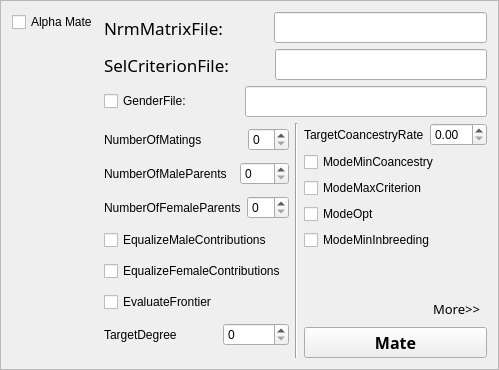
           <widget class="QFrame" name="frame_11">
            <property name="frameShape">
             <enum>QFrame::StyledPanel</enum>
            </property>
            <property name="frameShadow">
             <enum>QFrame::Raised</enum>
            </property>
            <layout class="QGridLayout" name="gridLayout_11">
             <item row="0" column="1">
              <layout class="QVBoxLayout" name="verticalLayout_60">
               <item>
                <layout class="QHBoxLayout" name="horizontalLayout_90">
                 <item>
                  <layout class="QVBoxLayout" name="verticalLayout_30">
                   <item>
                    <widget class="QCheckBox" name="alphmate_checkBox">
                     <property name="text">
                      <string>Alpha Mate</string>
                     </property>
                    </widget>
                   </item>
                   <item>
                    <spacer name="verticalSpacer_14">
                     <property name="orientation">
                      <enum>Qt::Vertical</enum>
                     </property>
                     <property name="sizeHint" stdset="0">
                      <size>
                       <width>20</width>
                       <height>40</height>
                      </size>
                     </property>
                    </spacer>
                   </item>
                  </layout>
                 </item>
                 <item>
                  <layout class="QVBoxLayout" name="verticalLayout_56">
                   <item>
                    <layout class="QHBoxLayout" name="horizontalLayout_91">
                     <item>
                      <widget class="QLabel" name="label_77">
                       <property name="font">
                        <font>
                         <family>Abyssinica SIL</family>
                         <pointsize>13</pointsize>
                         <weight>50</weight>
                         <italic>false</italic>
                         <bold>false</bold>
                         <underline>false</underline>
                         <strikeout>false</strikeout>
                        </font>
                       </property>
                       <property name="text">
                        <string>NrmMatrixFile: </string>
                       </property>
                      </widget>
                     </item>
                     <item>
                      <spacer name="horizontalSpacer_88">
                       <property name="orientation">
                        <enum>Qt::Horizontal</enum>
                       </property>
                       <property name="sizeType">
                        <enum>QSizePolicy::Preferred</enum>
                       </property>
                       <property name="sizeHint" stdset="0">
                        <size>
                         <width>40</width>
                         <height>20</height>
                        </size>
                       </property>
                      </spacer>
                     </item>
                     <item>
                      <widget class="QLineEdit" name="NrmMatrix_lineEdit_3">
                       <property name="font">
                        <font>
                         <family>Abyssinica SIL</family>
                         <pointsize>12</pointsize>
                         <weight>50</weight>
                         <italic>false</italic>
                         <bold>false</bold>
                         <underline>false</underline>
                         <strikeout>false</strikeout>
                        </font>
                       </property>
                      </widget>
                     </item>
                    </layout>
                   </item>
                   <item>
                    <layout class="QHBoxLayout" name="horizontalLayout_92">
                     <item>
                      <widget class="QLabel" name="label_78">
                       <property name="font">
                        <font>
                         <family>Abyssinica SIL</family>
                         <pointsize>13</pointsize>
                         <weight>50</weight>
                         <italic>false</italic>
                         <bold>false</bold>
                         <underline>false</underline>
                         <strikeout>false</strikeout>
                        </font>
                       </property>
                       <property name="text">
                        <string>SelCriterionFile:</string>
                       </property>
                      </widget>
                     </item>
                     <item>
                      <spacer name="horizontalSpacer_90">
                       <property name="orientation">
                        <enum>Qt::Horizontal</enum>
                       </property>
                       <property name="sizeType">
                        <enum>QSizePolicy::Preferred</enum>
                       </property>
                       <property name="sizeHint" stdset="0">
                        <size>
                         <width>40</width>
                         <height>20</height>
                        </size>
                       </property>
                      </spacer>
                     </item>
                     <item>
                      <widget class="QLineEdit" name="SelCriterionFile_lineEdit_3">
                       <property name="font">
                        <font>
                         <family>Abyssinica SIL</family>
                         <pointsize>12</pointsize>
                         <weight>50</weight>
                         <italic>false</italic>
                         <bold>false</bold>
                         <underline>false</underline>
                         <strikeout>false</strikeout>
                        </font>
                       </property>
                      </widget>
                     </item>
                    </layout>
                   </item>
                   <item>
                    <layout class="QHBoxLayout" name="horizontalLayout_93">
                     <item>
                      <widget class="QCheckBox" name="GenderFile_checkBox_3">
                       <property name="text">
                        <string>GenderFile:  </string>
                       </property>
                      </widget>
                     </item>
                     <item>
                      <spacer name="horizontalSpacer_92">
                       <property name="orientation">
                        <enum>Qt::Horizontal</enum>
                       </property>
                       <property name="sizeType">
                        <enum>QSizePolicy::Preferred</enum>
                       </property>
                       <property name="sizeHint" stdset="0">
                        <size>
                         <width>40</width>
                         <height>20</height>
                        </size>
                       </property>
                      </spacer>
                     </item>
                     <item>
                      <widget class="QLineEdit" name="GenderFile_lineEdit_3">
                       <property name="font">
                        <font>
                         <family>Abyssinica SIL</family>
                         <pointsize>12</pointsize>
                         <weight>50</weight>
                         <italic>false</italic>
                         <bold>false</bold>
                         <underline>false</underline>
                         <strikeout>false</strikeout>
                        </font>
                       </property>
                      </widget>
                     </item>
                    </layout>
                   </item>
                   <item>
                    <layout class="QHBoxLayout" name="horizontalLayout_94">
                     <item>
                      <layout class="QVBoxLayout" name="verticalLayout_57">
                       <item>
                        <layout class="QHBoxLayout" name="horizontalLayout_95">
                         <item>
                          <widget class="QLabel" name="label_79">
                           <property name="text">
                            <string>NumberOfMatings</string>
                           </property>
                          </widget>
                         </item>
                         <item>
                          <spacer name="horizontalSpacer_94">
                           <property name="orientation">
                            <enum>Qt::Horizontal</enum>
                           </property>
                           <property name="sizeType">
                            <enum>QSizePolicy::Fixed</enum>
                           </property>
                           <property name="sizeHint" stdset="0">
                            <size>
                             <width>40</width>
                             <height>20</height>
                            </size>
                           </property>
                          </spacer>
                         </item>
                         <item>
                          <widget class="QSpinBox" name="NumberOfMatings_spinBox_3"/>
                         </item>
                        </layout>
                       </item>
                       <item>
                        <layout class="QHBoxLayout" name="horizontalLayout_96">
                         <item>
                          <widget class="QLabel" name="label_80">
                           <property name="text">
                            <string>NumberOfMaleParents  </string>
                           </property>
                          </widget>
                         </item>
                         <item>
                          <widget class="QSpinBox" name="NumberOfMaleParents_spinBox_3"/>
                         </item>
                        </layout>
                       </item>
                       <item>
                        <layout class="QHBoxLayout" name="horizontalLayout_97">
                         <item>
                          <widget class="QLabel" name="label_81">
                           <property name="text">
                            <string>NumberOfFemaleParents</string>
                           </property>
                          </widget>
                         </item>
                         <item>
                          <widget class="QSpinBox" name="NumberOfFemaleParents_spinBox_3"/>
                         </item>
                        </layout>
                       </item>
                       <item>
                        <layout class="QHBoxLayout" name="horizontalLayout_98">
                         <item>
                          <widget class="QCheckBox" name="EqualizeMaleContributions_checkBox_3">
                           <property name="text">
                            <string>EqualizeMaleContributions</string>
                           </property>
                          </widget>
                         </item>
                        </layout>
                       </item>
                       <item>
                        <layout class="QHBoxLayout" name="horizontalLayout_99">
                         <item>
                          <widget class="QCheckBox" name="EqualizeFemaleContributions_checkBox_3">
                           <property name="text">
                            <string>EqualizeFemaleContributions</string>
                           </property>
                          </widget>
                         </item>
                        </layout>
                       </item>
                       <item>
                        <layout class="QHBoxLayout" name="horizontalLayout_102">
                         <item>
                          <widget class="QCheckBox" name="EvaluateFrontier_checkBox_3">
                           <property name="text">
                            <string>EvaluateFrontier</string>
                           </property>
                          </widget>
                         </item>
                        </layout>
                       </item>
                       <item>
                        <layout class="QHBoxLayout" name="horizontalLayout_100">
                         <item>
                          <widget class="QLabel" name="label_82">
                           <property name="text">
                            <string>TargetDegree</string>
                           </property>
                          </widget>
                         </item>
                         <item>
                          <spacer name="horizontalSpacer_95">
                           <property name="orientation">
                            <enum>Qt::Horizontal</enum>
                           </property>
                           <property name="sizeType">
                            <enum>QSizePolicy::Fixed</enum>
                           </property>
                           <property name="sizeHint" stdset="0">
                            <size>
                             <width>40</width>
                             <height>20</height>
                            </size>
                           </property>
                          </spacer>
                         </item>
                         <item>
                          <widget class="QSpinBox" name="TargetDegree_spinBox_3"/>
                         </item>
                        </layout>
                       </item>
                      </layout>
                     </item>
                     <item>
                      <widget class="Line" name="line_18">
                       <property name="orientation">
                        <enum>Qt::Vertical</enum>
                       </property>
                      </widget>
                     </item>
                     <item>
                      <layout class="QVBoxLayout" name="verticalLayout_59">
                       <item>
                        <layout class="QHBoxLayout" name="horizontalLayout_101">
                         <item>
                          <widget class="QLabel" name="label_83">
                           <property name="text">
                            <string>TargetCoancestryRate</string>
                           </property>
                          </widget>
                         </item>
                         <item>
                          <widget class="QDoubleSpinBox" name="TargetCoancestryRate_doubleSpinBox_3"/>
                         </item>
                        </layout>
                       </item>
                       <item>
                        <layout class="QHBoxLayout" name="horizontalLayout_103">
                         <item>
                          <widget class="QCheckBox" name="ModeMinCoancestry_checkBox_3">
                           <property name="text">
                            <string>ModeMinCoancestry</string>
                           </property>
                          </widget>
                         </item>
                        </layout>
                       </item>
                       <item>
                        <layout class="QHBoxLayout" name="horizontalLayout_105">
                         <item>
                          <widget class="QCheckBox" name="ModeMaxCriterion_checkBox_3">
                           <property name="text">
                            <string>ModeMaxCriterion</string>
                           </property>
                          </widget>
                         </item>
                        </layout>
                       </item>
                       <item>
                        <layout class="QHBoxLayout" name="horizontalLayout_106">
                         <item>
                          <widget class="QCheckBox" name="ModeOpt_checkBox_3">
                           <property name="text">
                            <string>ModeOpt</string>
                           </property>
                          </widget>
                         </item>
                        </layout>
                       </item>
                       <item>
                        <layout class="QHBoxLayout" name="horizontalLayout_104">
                         <item>
                          <widget class="QCheckBox" name="ModeMinInbreeding_checkBox_3">
                           <property name="text">
                            <string>ModeMinInbreeding</string>
                           </property>
                          </widget>
                         </item>
                        </layout>
                       </item>
                       <item>
                        <spacer name="verticalSpacer_21">
                         <property name="orientation">
                          <enum>Qt::Vertical</enum>
                         </property>
                         <property name="sizeType">
                          <enum>QSizePolicy::Preferred</enum>
                         </property>
                         <property name="sizeHint" stdset="0">
                          <size>
                           <width>20</width>
                           <height>40</height>
                          </size>
                         </property>
                        </spacer>
                       </item>
                       <item>
                        <widget class="QToolButton" name="classical_more_Button_3">
                         <property name="font">
                          <font>
                           <family>Abyssinica SIL</family>
                           <pointsize>10</pointsize>
                           <weight>50</weight>
                           <italic>false</italic>
                           <bold>false</bold>
                           <underline>false</underline>
                           <strikeout>false</strikeout>
                          </font>
                         </property>
                         <property name="layoutDirection">
                          <enum>Qt::RightToLeft</enum>
                         </property>
                         <property name="text">
                          <string>More&gt;&gt;</string>
                         </property>
                         <property name="autoRaise">
                          <bool>true</bool>
                         </property>
                        </widget>
                       </item>
                       <item>
                        <widget class="QPushButton" name="classical_mate_Button_3">
                         <property name="sizePolicy">
                          <sizepolicy hsizetype="Minimum" vsizetype="Minimum">
                           <horstretch>0</horstretch>
                           <verstretch>0</verstretch>
                          </sizepolicy>
                         </property>
                         <property name="font">
                          <font>
                           <family>Abyssinica SIL</family>
                           <pointsize>12</pointsize>
                           <weight>75</weight>
                           <italic>false</italic>
                           <bold>true</bold>
                           <underline>false</underline>
                           <strikeout>false</strikeout>
                          </font>
                         </property>
                         <property name="cursor">
                          <cursorShape>PointingHandCursor</cursorShape>
                         </property>
                         <property name="text">
                          <string>Mate</string>
                         </property>
                        </widget>
                       </item>
                      </layout>
                     </item>
                    </layout>
                   </item>
                  </layout>
                 </item>
                </layout>
               </item>
              </layout>
             </item>
            </layout>
           </widget>
